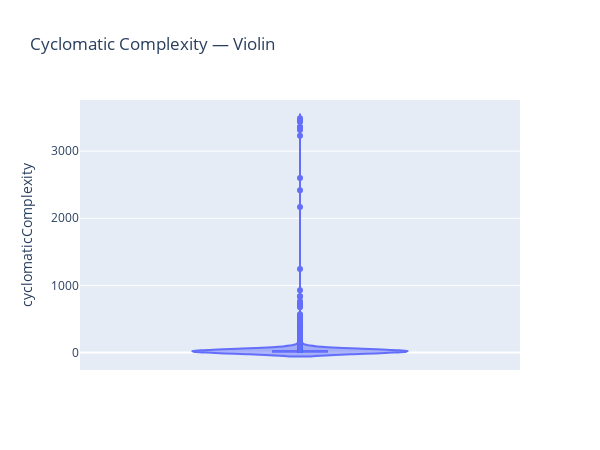
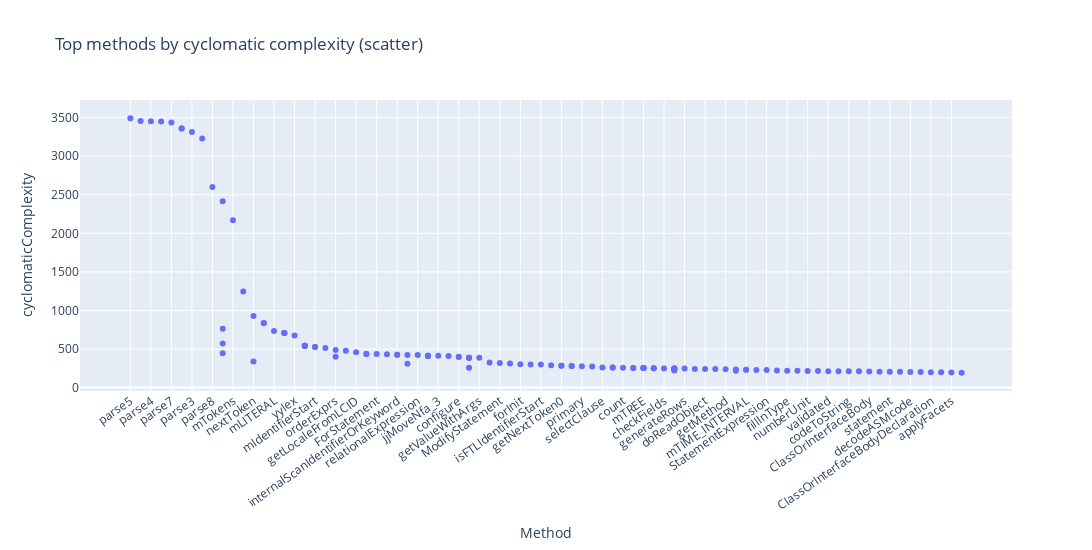

Notebook code for these charts, in order:
### Markdown cell above
## 2) Cyclomatic Complexity (> 10)

### Code cell
path = os.path.join(HLA_DIR, "Cyclomatic_Complexity.csv")
df_cc = read_csv_safe(path)

c_class  = find_col(df_cc, "Class", contains="class")
c_method = find_col(df_cc, "Method", contains="method")
c_cc     = find_col(df_cc, "cyclomaticComplexity", contains="complex", default="cyclomaticComplexity")

if df_cc.empty or not (c_class and c_method and c_cc):
    show_empty("Cyclomatic Complexity")
else:
    df_cc[c_cc] = pd.to_numeric(df_cc[c_cc], errors="coerce")
    df_cc = df_cc.dropna(subset=[c_cc])

    # Minimal preview
    display(df_cc[[c_class, c_method, c_cc]].head(5))

    # Violin (with outliers)
    fig = px.violin(df_cc, y=c_cc, box=True, points="outliers", title="Cyclomatic Complexity — Violin")
    fig.update_layout(height=450, width=600)
    fig.show()

    # Scatter top N
    top = df_cc.sort_values(c_cc, ascending=False).head(120)
    fig = px.scatter(top, x=c_method, y=c_cc, hover_data=[c_class],
                     title="Top methods by cyclomatic complexity (scatter)")
    fig.update_layout(xaxis_tickangle=-35, height=550, width=1100)
    fig.show()

### Figure 1 — Plotly figure (JSON) as saved in the notebook; plotly's stock layout.template omitted (floating-point values rounded to 4 significant figures; data arrays with more than 128 entries replaced by an {"elided": "..."} marker saying what was removed)
{"data": [{"alignmentgroup": "True", "box": {"visible": true}, "hovertemplate": "cyclomaticComplexity=%{y}<extra></extra>", "legendgroup": "", "marker": {"color": "#636efa"}, "name": "", "offsetgroup": "", "orientation": "v", "points": "outliers", "scalegroup": "True", "showlegend": false, "type": "violin", "x0": " ", "xaxis": "x", "y": {"elided": "18290 int values"}, "y0": " ", "yaxis": "y"}], "layout": {"height": 450, "legend": {"tracegroupgap": 0}, "title": {"text": "Cyclomatic Complexity — Violin"}, "violinmode": "group", "width": 600, "xaxis": {"anchor": "y", "domain": [0, 1]}, "yaxis": {"anchor": "x", "domain": [0, 1], "title": {"text": "cyclomaticComplexity"}}}}

### Figure 2 — Plotly figure (JSON) as saved in the notebook; plotly's stock layout.template omitted (floating-point values rounded to 4 significant figures)
{"data": [{"customdata": [["net.sourceforge.htmlunit.cyberneko.HTMLEntitiesParser"], ["net.sourceforge.htmlunit.cyberneko.HTMLEntitiesParser"], ["net.sourceforge.htmlunit.cyberneko.HTMLEntitiesParser"], ["net.sourceforge.htmlunit.cyberneko.HTMLEntitiesParser"], ["net.sourceforge.htmlunit.cyberneko.HTMLEntitiesParser"], ["org.drools.compiler.lang.DRL5Lexer"], ["org.drools.compiler.lang.DRL6Lexer"], ["net.sourceforge.htmlunit.cyberneko.HTMLEntitiesParser"], ["net.sourceforge.htmlunit.cyberneko.HTMLEntitiesParser"], ["net.sourceforge.htmlunit.cyberneko.HTMLEntitiesParser"], ["freemarker.core.FMParserTokenManager"], ["org.drools.compiler.lang.dsl.DSLMapLexer"], ["org.apache.lucene.analysis.miscellaneous.ASCIIFoldingFilter"], ["org.mvel2.compiler.AbstractParser"], ["org.drools.compiler.shade.org.eclipse.jdt.internal.compiler.parser.Parser"], ["org.eclipse.jdt.internal.compiler.parser.Parser"], ["org.drools.mvel.parser.GeneratedMvelParserTokenManager"], ["org.drools.compiler.lang.dsl.DSLMapLexer"], ["org.drools.compiler.lang.dsl.DSLMapLexer"], ["org.drools.compiler.lang.DRL6Lexer"], ["org.drools.compiler.lang.DRL5Lexer"], ["org.apache.xmlbeans.impl.piccolo.xml.PiccoloLexer"], ["com.github.javaparser.GeneratedJavaParserTokenManager"], ["org.springframework.asm.ClassReader"], ["aj.org.objectweb.asm.ClassReader"], ["net.bytebuddy.jar.asm.ClassReader"], ["org.mvel2.asm.ClassReader"], ["org.drools.compiler.lang.DRL6Lexer"], ["org.drools.compiler.lang.DRL5Lexer"], ["org.drools.compiler.rule.builder.dialect.java.parser.JavaParser$DFA141"], ["org.hibernate.hql.internal.antlr.SqlGeneratorBase"], ["org.jboss.marshalling.river.RiverMarshaller"], ["org.apache.poi.util.LocaleUtil"], ["org.apache.lucene.queryparser.flexible.standard.parser.StandardSyntaxParserTokenManager"], ["org.drools.compiler.shade.org.eclipse.jdt.internal.compiler.ClassFile"], ["com.github.javaparser.GeneratedJavaParser"], ["org.eclipse.jdt.internal.compiler.ClassFile"], ["freemarker.core.FMParserTokenManager"], ["org.drools.compiler.shade.org.eclipse.jdt.internal.compiler.parser.Scanner"], ["org.eclipse.jdt.internal.compiler.parser.Scanner"], ["freemarker.core.FMParserTokenManager"], ["org.hibernate.hql.internal.antlr.HqlBaseParser"], ["antlr.actions.cpp.ActionLexer"], ["antlr.actions.java.ActionLexer"], ["antlr.actions.python.ActionLexer"], ["freemarker.core.FMParserTokenManager"], ["freemarker.core.FMParserTokenManager"], ["antlr.actions.csharp.ActionLexer"], ["org.hibernate.hql.internal.antlr.HqlSqlBaseWalker"], ["org.drools.compiler.shade.org.eclipse.jdt.internal.compiler.batch.Main"], ["org.eclipse.jdt.internal.compiler.batch.Main"], ["antlr.actions.csharp.ActionLexer"], ["antlr.actions.java.ActionLexer"], ["antlr.actions.python.ActionLexer"], ["org.h2.expression.function.Function"], ["org.apache.batik.css.parser.Scanner"], ["org.drools.compiler.rule.builder.dialect.java.parser.JavaParser"], ["org.drools.mvel.parser.GeneratedMvelParser"], ["org.h2.expression.function.Function"], ["org.apache.lucene.queryparser.classic.QueryParserTokenManager"], ["org.drools.compiler.rule.builder.dialect.java.parser.JavaParser"], ["org.drools.compiler.rule.builder.dialect.java.parser.JavaParser"], ["freemarker.template.utility.StringUtil"], ["antlr.ANTLRParser"], ["org.drools.compiler.shade.org.eclipse.jdt.internal.compiler.parser.Scanner"], ["org.eclipse.jdt.internal.compiler.parser.Scanner"], ["org.drools.compiler.shade.org.eclipse.jdt.internal.compiler.problem.ProblemReporter"], ["org.eclipse.jdt.internal.compiler.problem.ProblemReporter"], ["org.drools.compiler.rule.builder.dialect.java.parser.JavaParser"], ["org.hibernate.hql.internal.antlr.HqlBaseParser"], ["org.hibernate.hql.internal.antlr.HqlBaseParser"], ["org.eclipse.jdt.internal.compiler.impl.CompilerOptions"], ["org.drools.compiler.shade.org.eclipse.jdt.internal.compiler.impl.CompilerOptions"], ["org.hibernate.hql.internal.antlr.HqlSqlBaseWalker"], ["antlr.actions.cpp.ActionLexer"], ["org.drools.compiler.shade.org.eclipse.jdt.internal.compiler.batch.Main"], ["org.eclipse.jdt.internal.compiler.batch.Main"], ["antlr.actions.cpp.ActionLexer"], ["antlr.actions.csharp.ActionLexer"], ["antlr.actions.java.ActionLexer"], ["antlr.actions.python.ActionLexer"], ["org.drools.compiler.shade.org.eclipse.jdt.internal.compiler.lookup.ReferenceBinding"], ["org.eclipse.jdt.internal.compiler.lookup.ReferenceBinding"], ["org.apache.lucene.index.CheckIndex"], ["org.mvel2.asm.Frame"], ["org.springframework.asm.Frame"], ["aj.org.objectweb.asm.Frame"], ["org.h2.table.MetaTable"], ["net.bytebuddy.jar.asm.Frame"], ["freemarker.ext.beans.OverloadedNumberUtil"], ["org.jboss.marshalling.river.RiverUnmarshaller"], ["org.drools.compiler.rule.builder.dialect.java.parser.JavaParser"], ["org.eclipse.sisu.space.asm.Frame"], ["org.mvel2.optimizers.impl.asm.ASMAccessorOptimizer"], ["org.drools.mvel.parser.GeneratedMvelParser"], ["org.drools.compiler.lang.DRL5Lexer"], ["org.drools.compiler.lang.DRL6Lexer"], ["freemarker.core.FMParserTokenManager"], ["org.drools.mvel.parser.GeneratedMvelParser"], ["javassist.bytecode.analysis.Executor"], ["org.drools.compiler.rule.builder.dialect.java.parser.JavaParser"], ["org.apache.xmlbeans.impl.schema.XQuerySchemaTypeSystem"], ["com.github.javaparser.GeneratedJavaParser"], ["org.infinispan.configuration.parsing.Parser$1"], ["org.apache.batik.css.parser.Scanner"], ["org.drools.mvel.parser.GeneratedMvelParser"], ["net.bytebuddy.dynamic.scaffold.InstrumentedType$Default"], ["org.tartarus.snowball.ext.SerbianStemmer"], ["org.aspectj.apache.bcel.classfile.Utility"], ["org.osgi.framework.AdminPermission"], ["org.drools.mvel.parser.GeneratedMvelParser"], ["org.mvel2.math.MathProcessor"], ["org.drools.compiler.rule.builder.dialect.java.parser.JavaParser"], ["com.github.javaparser.GeneratedJavaParser"], ["org.drools.core.util.asm.DumpMethodVisitor"], ["com.github.javaparser.GeneratedJavaParser"], ["com.github.javaparser.GeneratedJavaParser"], ["org.aspectj.apache.bcel.generic.Instruction"], ["org.apache.xerces.impl.dv.xs.XSSimpleTypeDecl"], ["org.apache.poi.util.LittleEndianCP950Reader"]], "hovertemplate": "Method=%{x}<br>cyclomaticComplexity=%{y}<br>Class=%{customdata[0]}<extra></extra>", "legendgroup": "", "marker": {"color": "#636efa", "symbol": "circle"}, "mode": "markers", "name": "", "orientation": "v", "showlegend": false, "type": "scatter", "x": ["parse5", "parse1", "parse4", "parse6", "parse7", "mID", "mID", "parse3", "parse2", "parse8", "jjMoveNfa_0", "mTokens", "foldToASCII", "nextToken", "consumeRule", "consumeRule", "jjMoveNfa_0", "mLITERAL", "mIdentifierPart", "mIdentifierPart", "mIdentifierPart", "yylex", "jjMoveNfa_0", "readCode", "readCode", "readCode", "readCode", "mIdentifierStart", "mIdentifierStart", "specialStateTransition", "orderExprs", "doWriteObject", "getLocaleFromLCID", "jjMoveNfa_0", "traverse", "ForStatement", "traverse", "jjMoveNfa_4", "internalScanIdentifierOrKeyword", "internalScanIdentifierOrKeyword", "jjMoveNfa_2", "relationalExpression", "mID_ELEMENT", "mID_ELEMENT", "mID_ELEMENT", "jjMoveNfa_3", "jjMoveNfa_6", "mID_ELEMENT", "orderExprs", "configure", "configure", "mAST_CONSTRUCTOR", "mAST_CONSTRUCTOR", "mAST_CONSTRUCTOR", "getValueWithArgs", "nextToken", "unaryExpressionNotPlusMinus", "ModifyStatement", "getSimpleValue", "jjMoveNfa_2", "forInit", "identifierSuffix", "isFTLIdentifierStart", "elementNoOptionSpec", "getNextToken0", "getNextToken0", "getIrritant", "getIrritant", "primary", "exprList", "selectClause", "set", "set", "count", "mAST_CONSTRUCTOR", "handleErrorOrWarningToken", "handleErrorOrWarningToken", "mTREE", "mTREE", "mTREE", "mTREE", "computeId", "computeId", "checkFields", "execute", "execute", "execute", "generateRows", "execute", "getArgumentConversionPrice", "doReadObject", "arrayCreatorRest", "execute", "getMethod", "EnumDeclaration", "mTIME_INTERVAL", "mTIME_INTERVAL", "TokenLexicalActions", "StatementExpression", "execute", "castExpression", "fillInType", "EnumDeclaration", "<clinit>", "numberUnit", "Parameters", "validated", "r_Step_2", "codeToString", "parseActions", "ClassOrInterfaceBody", "doOperationsSameType", "statement", "CompilationUnit", "decodeASMcode", "PrimaryPrefix", "ClassOrInterfaceBodyDeclaration", "readInstruction", "applyFacets", "handleF9"], "xaxis": "x", "y": [3491, 3456, 3452, 3448, 3436, 3359, 3359, 3314, 3228, 2601, 2416, 2169, 1246, 927, 837, 835, 764, 732, 708, 707, 707, 674, 570, 542, 542, 542, 540, 526, 526, 514, 487, 478, 458, 444, 436, 436, 436, 432, 427, 427, 424, 422, 412, 412, 412, 412, 408, 405, 400, 399, 396, 388, 388, 388, 386, 338, 325, 320, 312, 309, 303, 300, 300, 291, 282, 282, 280, 279, 275, 274, 262, 260, 260, 258, 256, 254, 254, 253, 253, 253, 253, 252, 252, 249, 247, 247, 247, 247, 247, 242, 242, 241, 239, 239, 236, 230, 230, 229, 228, 220, 220, 218, 218, 218, 215, 214, 212, 212, 212, 211, 210, 206, 206, 206, 203, 202, 200, 199, 196, 193], "yaxis": "y"}], "layout": {"height": 550, "legend": {"tracegroupgap": 0}, "title": {"text": "Top methods by cyclomatic complexity (scatter)"}, "width": 1100, "xaxis": {"anchor": "y", "domain": [0, 1], "tickangle": -35, "title": {"text": "Method"}}, "yaxis": {"anchor": "x", "domain": [0, 1], "title": {"text": "cyclomaticComplexity"}}}}
